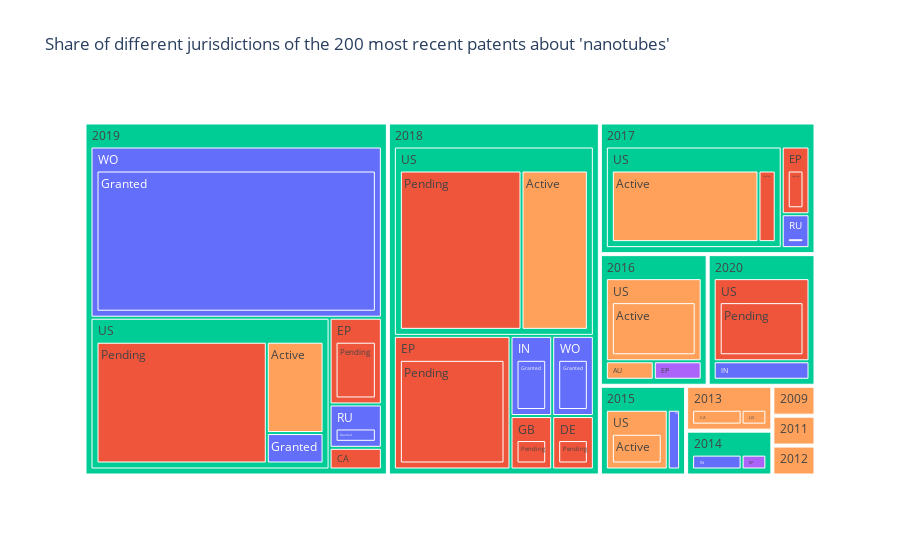

The code cell stored with this chart in its notebook:
### Code cell
temp = df.copy()
temp['tot'] = 1
px.treemap(
    temp, 
    path=['year', 'jurisdiction' ,'legal_status'], 
    color="legal_status",
    values='tot',
    title=f"Share of different jurisdictions of the 200 most recent patents about '{TOPIC}'"
)

### Figure 1 — Plotly figure (JSON) as saved in the notebook; plotly's stock layout.template omitted (floating-point values rounded to 4 significant figures)
{"data": [{"branchvalues": "total", "customdata": [["Granted"], ["Pending"], ["Granted"], ["Granted"], ["Pending"], ["Pending"], ["Pending"], ["(?)"], ["Pending"], ["In-force"], ["In-force"], ["Granted"], ["Granted"], ["Granted"], ["Active"], ["Granted"], ["Pending"], ["Pending"], ["Active"], ["Pending"], ["Granted"], ["Granted"], ["Active"], ["Active"], ["Active"], ["(?)"], ["Granted"], ["Granted"], ["Active"], ["Active"], ["Active"], ["Active"], ["(?)"], ["(?)"], ["(?)"], ["(?)"], ["(?)"], ["Pending"], ["In-force"], ["Pending"], ["Pending"], ["Active"], ["Active"], ["Active"], ["Active"], ["Pending"], ["Pending"], ["Pending"], ["(?)"], ["Pending"], ["Active"], ["(?)"], ["Active"], ["Pending"], ["Granted"], ["Granted"], ["Active"], ["Active"], ["Active"], ["Active"], ["Active"], ["Active"], ["Granted"], ["In-force"], ["(?)"], ["Active"], ["Granted"], ["Granted"], ["Pending"], ["Active"], ["Granted"]], "domain": {"x": [0, 1], "y": [0, 1]}, "hovertemplate": "labels=%{label}<br>tot=%{value}<br>parent=%{parent}<br>id=%{id}<br>legal_status=%{customdata[0]}<extra></extra>", "ids": ["2019/WO/Granted", "2019/CA/Pending", "2018/WO/Granted", "2019/US/Granted", "2018/DE/Pending", "2017/EP/Pending", "2018/EP/Pending", "2019/US", "2020/US", "2014/EP/In-force", "2016/EP/In-force", "2015/RU", "2020/IN", "2018/IN", "2016/AU", "2014/IN", "2018/GB", "2019/EP", "2009/US", "2018/EP", "2017/RU", "2019/RU", "2016/AU/Active", "2013/US", "2015/US", "2018/US", "2018/WO", "2019/WO", "2009", "2011", "2012", "2013", "2014", "2015", "2016", "2017", "2018", "2017/EP", "2016/EP", "2019/CA", "2018/DE", "2013/CA/Active", "2012/DE/Active", "2015/US/Active", "2016/US/Active", "2019/EP/Pending", "2018/GB/Pending", "2017/US/Pending", "2020", "2019/US/Pending", "2012/DE", "2019", "2011/CA", "2018/US/Pending", "2020/IN/Granted", "2018/IN/Granted", "2011/CA/Active", "2009/US/Active", "2013/US/Active", "2013/CA", "2017/US/Active", "2019/US/Active", "2014/IN/Granted", "2014/EP", "2017/US", "2016/US", "2017/RU/Granted", "2019/RU/Granted", "2020/US/Pending", "2018/US/Active", "2015/RU/Granted"], "labels": ["Granted", "Pending", "Granted", "Granted", "Pending", "Pending", "Pending", "US", "US", "In-force", "In-force", "RU", "IN", "IN", "AU", "IN", "GB", "EP", "US", "EP", "RU", "RU", "Active", "US", "US", "US", "WO", "WO", "2009", "2011", "2012", "2013", "2014", "2015", "2016", "2017", "2018", "EP", "EP", "CA", "DE", "Active", "Active", "Active", "Active", "Pending", "Pending", "Pending", "2020", "Pending", "DE", "2019", "CA", "Pending", "Granted", "Granted", "Active", "Active", "Active", "CA", "Active", "Active", "Granted", "EP", "US", "US", "Granted", "Granted", "Pending", "Active", "Granted"], "marker": {"colors": ["#636efa", "#EF553B", "#636efa", "#636efa", "#EF553B", "#EF553B", "#EF553B", "#00cc96", "#EF553B", "#ab63fa", "#ab63fa", "#636efa", "#636efa", "#636efa", "#FFA15A", "#636efa", "#EF553B", "#EF553B", "#FFA15A", "#EF553B", "#636efa", "#636efa", "#FFA15A", "#FFA15A", "#FFA15A", "#00cc96", "#636efa", "#636efa", "#FFA15A", "#FFA15A", "#FFA15A", "#FFA15A", "#00cc96", "#00cc96", "#00cc96", "#00cc96", "#00cc96", "#EF553B", "#ab63fa", "#EF553B", "#EF553B", "#FFA15A", "#FFA15A", "#FFA15A", "#FFA15A", "#EF553B", "#EF553B", "#EF553B", "#00cc96", "#EF553B", "#FFA15A", "#00cc96", "#FFA15A", "#EF553B", "#636efa", "#636efa", "#FFA15A", "#FFA15A", "#FFA15A", "#FFA15A", "#FFA15A", "#FFA15A", "#636efa", "#ab63fa", "#00cc96", "#FFA15A", "#636efa", "#636efa", "#EF553B", "#FFA15A", "#636efa"]}, "name": "", "parents": ["2019/WO", "2019/CA", "2018/WO", "2019/US", "2018/DE", "2017/EP", "2018/EP", "2019", "2020", "2014/EP", "2016/EP", "2015", "2020", "2018", "2016", "2014", "2018", "2019", "2009", "2018", "2017", "2019", "2016/AU", "2013", "2015", "2018", "2018", "2019", "", "", "", "", "", "", "", "", "", "2017", "2016", "2019", "2018", "2013/CA", "2012/DE", "2015/US", "2016/US", "2019/EP", "2018/GB", "2017/US", "", "2019/US", "2012", "", "2011", "2018/US", "2020/IN", "2018/IN", "2011/CA", "2009/US", "2013/US", "2013", "2017/US", "2019/US", "2014/IN", "2014", "2017", "2016", "2017/RU", "2019/RU", "2020/US", "2018/US", "2015/RU"], "type": "treemap", "values": [44, 1, 3, 2, 2, 2, 14, 32, 9, 1, 1, 1, 2, 3, 1, 2, 2, 4, 1, 14, 1, 2, 1, 1, 5, 34, 3, 44, 1, 1, 1, 3, 3, 6, 11, 22, 58, 2, 1, 1, 2, 2, 1, 5, 9, 4, 2, 2, 11, 24, 1, 83, 1, 22, 2, 3, 1, 1, 1, 2, 17, 6, 2, 1, 19, 9, 1, 2, 9, 12, 1]}], "layout": {"autosize": true, "legend": {"tracegroupgap": 0}, "title": {"text": "Share of different jurisdictions of the 200 most recent patents about 'nanotubes'"}}}
